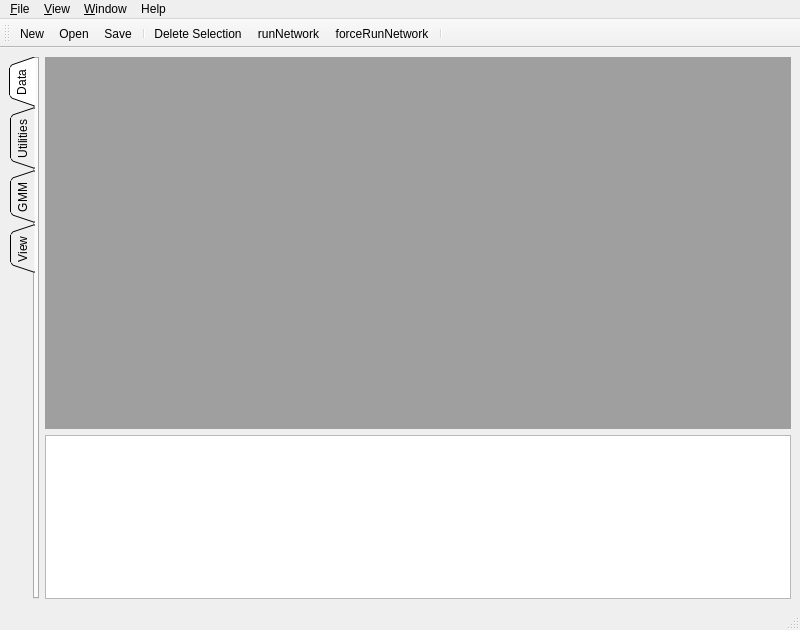
<ui version="4.0" >
 <class>MainWindow</class>
 <widget class="QMainWindow" name="MainWindow" >
  <property name="geometry" >
   <rect>
    <x>0</x>
    <y>0</y>
    <width>800</width>
    <height>630</height>
   </rect>
  </property>
  <property name="windowTitle" >
   <string>EVAN Toolbox</string>
  </property>
  <property name="windowIcon" >
   <iconset>
    <normaloff>:/Images/Evan.ico</normaloff>:/Images/Evan.ico</iconset>
  </property>
  <widget class="QWidget" name="centralwidget" >
   <layout class="QHBoxLayout" name="horizontalLayout" >
    <item>
     <widget class="QTabWidget" name="NodeBoxTabs" >
      <property name="sizePolicy" >
       <sizepolicy vsizetype="Expanding" hsizetype="Maximum" >
        <horstretch>0</horstretch>
        <verstretch>0</verstretch>
       </sizepolicy>
      </property>
      <property name="tabPosition" >
       <enum>QTabWidget::West</enum>
      </property>
      <property name="tabShape" >
       <enum>QTabWidget::Triangular</enum>
      </property>
      <property name="currentIndex" >
       <number>0</number>
      </property>
      <widget class="QWidget" name="dataTab" >
       <attribute name="title" >
        <string>Data</string>
       </attribute>
      </widget>
      <widget class="QWidget" name="utilTab" >
       <attribute name="title" >
        <string>Utilities</string>
       </attribute>
      </widget>
      <widget class="QWidget" name="gmmTab" >
       <attribute name="title" >
        <string>GMM</string>
       </attribute>
      </widget>
      <widget class="QWidget" name="viewTab" >
       <attribute name="title" >
        <string>View</string>
       </attribute>
      </widget>
     </widget>
    </item>
    <item>
     <layout class="QVBoxLayout" name="verticalLayout" >
      <item>
       <widget class="QMdiArea" name="mdiArea" >
        <property name="sizePolicy" >
         <sizepolicy vsizetype="Expanding" hsizetype="Expanding" >
          <horstretch>0</horstretch>
          <verstretch>0</verstretch>
         </sizepolicy>
        </property>
        <property name="viewMode" >
         <enum>QMdiArea::TabbedView</enum>
        </property>
        <property name="tabShape" >
         <enum>QTabWidget::Triangular</enum>
        </property>
       </widget>
      </item>
      <item>
       <widget class="QTextEdit" name="m_logTextEdit" >
        <property name="readOnly" >
         <bool>true</bool>
        </property>
        <property name="html" >
         <string>&lt;!DOCTYPE HTML PUBLIC "-//W3C//DTD HTML 4.0//EN" "http://www.w3.org/TR/REC-html40/strict.dtd">
&lt;html>&lt;head>&lt;meta name="qrichtext" content="1" />&lt;style type="text/css">
p, li { white-space: pre-wrap; }
&lt;/style>&lt;/head>&lt;body style=" font-family:'MS Shell Dlg 2'; font-size:8.25pt; font-weight:400; font-style:normal;">
&lt;p style="-qt-paragraph-type:empty; margin-top:0px; margin-bottom:0px; margin-left:0px; margin-right:0px; -qt-block-indent:0; text-indent:0px; font-size:8pt;">&lt;/p>&lt;/body>&lt;/html></string>
        </property>
       </widget>
      </item>
     </layout>
    </item>
   </layout>
  </widget>
  <widget class="QStatusBar" name="mainStatusBar" />
  <widget class="QToolBar" name="toolBar" >
   <property name="windowTitle" >
    <string>toolBar</string>
   </property>
   <attribute name="toolBarArea" >
    <enum>TopToolBarArea</enum>
   </attribute>
   <attribute name="toolBarBreak" >
    <bool>false</bool>
   </attribute>
   <addaction name="action_New" />
   <addaction name="action_Open" />
   <addaction name="action_Save" />
   <addaction name="separator" />
   <addaction name="actionDeleteSelection" />
   <addaction name="actionRunNetwork" />
   <addaction name="actionForceRunNetwork" />
   <addaction name="separator" />
  </widget>
  <widget class="QMenuBar" name="menubar" >
   <property name="geometry" >
    <rect>
     <x>0</x>
     <y>0</y>
     <width>800</width>
     <height>22</height>
    </rect>
   </property>
   <widget class="QMenu" name="menu_File" >
    <property name="title" >
     <string>&amp;File</string>
    </property>
    <widget class="QMenu" name="recentMenu" >
     <property name="title" >
      <string>Open Recent </string>
     </property>
     <addaction name="emptyAction" />
    </widget>
    <widget class="QMenu" name="menuSave_As" >
     <property name="title" >
      <string>Save &amp;As...</string>
     </property>
     <addaction name="actionWith_Nodes_States" />
     <addaction name="actionWithout_Nodes_States" />
    </widget>
    <addaction name="action_New" />
    <addaction name="action_Open" />
    <addaction name="action_Save" />
    <addaction name="menuSave_As" />
    <addaction name="separator" />
    <addaction name="recentMenu" />
    <addaction name="separator" />
    <addaction name="separator" />
    <addaction name="actionE_xit" />
   </widget>
   <widget class="QMenu" name="menu_View" >
    <property name="title" >
     <string>&amp;View</string>
    </property>
    <addaction name="actionLog" />
   </widget>
   <widget class="QMenu" name="menu_Window" >
    <property name="title" >
     <string>&amp;Window</string>
    </property>
    <addaction name="actionCl_ose" />
    <addaction name="actionClose_All" />
    <addaction name="separator" />
    <addaction name="action_Tile" />
    <addaction name="action_Cascade" />
    <addaction name="separator" />
    <addaction name="action_Next" />
    <addaction name="action_Previous" />
   </widget>
   <widget class="QMenu" name="menuAbout" >
    <property name="title" >
     <string>Help</string>
    </property>
    <addaction name="actionLicense" />
    <addaction name="actionRegister" />
    <addaction name="actionAbout" />
   </widget>
   <addaction name="menu_File" />
   <addaction name="menu_View" />
   <addaction name="menu_Window" />
   <addaction name="menuAbout" />
  </widget>
  <action name="actionDeleteSelection" >
   <property name="icon" >
    <iconset resource="../../Resources.qrc" >
     <normaloff>:/Images/delete.png</normaloff>:/Images/delete.png</iconset>
   </property>
   <property name="text" >
    <string>DeleteSelection</string>
   </property>
   <property name="iconText" >
    <string>Delete Selection</string>
   </property>
   <property name="toolTip" >
    <string>Delete Selection</string>
   </property>
   <property name="shortcut" >
    <string>Del</string>
   </property>
   <property name="shortcutContext" >
    <enum>Qt::ApplicationShortcut</enum>
   </property>
  </action>
  <action name="actionRunNetwork" >
   <property name="checkable" >
    <bool>true</bool>
   </property>
   <property name="icon" >
    <iconset resource="../../Resources.qrc" >
     <normaloff>:/Images/play.png</normaloff>
     <normalon>:/Images/pause.png</normalon>:/Images/play.png</iconset>
   </property>
   <property name="text" >
    <string>runNetwork</string>
   </property>
   <property name="toolTip" >
    <string>Start the VPN Network</string>
   </property>
   <property name="shortcut" >
    <string>Ctrl+R</string>
   </property>
  </action>
  <action name="action_New" >
   <property name="icon" >
    <iconset resource="../../Resources.qrc" >
     <normaloff>:/Images/I_New.png</normaloff>:/Images/I_New.png</iconset>
   </property>
   <property name="text" >
    <string>&amp;New</string>
   </property>
   <property name="toolTip" >
    <string>Create New Project File</string>
   </property>
   <property name="shortcut" >
    <string>Ctrl+N</string>
   </property>
  </action>
  <action name="action_Open" >
   <property name="icon" >
    <iconset resource="../../Resources.qrc" >
     <normaloff>:/Images/I_Open.png</normaloff>:/Images/I_Open.png</iconset>
   </property>
   <property name="text" >
    <string>&amp;Open</string>
   </property>
   <property name="toolTip" >
    <string>Open an Existing Project File</string>
   </property>
   <property name="shortcut" >
    <string>Ctrl+O</string>
   </property>
  </action>
  <action name="action_Save" >
   <property name="icon" >
    <iconset resource="../../Resources.qrc" >
     <normaloff>:/Images/I_Save.png</normaloff>:/Images/I_Save.png</iconset>
   </property>
   <property name="text" >
    <string>&amp;Save</string>
   </property>
   <property name="toolTip" >
    <string>Save this Project File</string>
   </property>
   <property name="shortcut" >
    <string>Ctrl+S</string>
   </property>
  </action>
  <action name="actionE_xit" >
   <property name="text" >
    <string>E&amp;xit</string>
   </property>
   <property name="toolTip" >
    <string>Exit the Application</string>
   </property>
   <property name="shortcut" >
    <string>Ctrl+X</string>
   </property>
  </action>
  <action name="actionCl_ose" >
   <property name="text" >
    <string>Cl&amp;ose</string>
   </property>
   <property name="toolTip" >
    <string>Close Active Window</string>
   </property>
   <property name="shortcut" >
    <string>Ctrl+F4</string>
   </property>
  </action>
  <action name="actionClose_All" >
   <property name="text" >
    <string>Close &amp;All</string>
   </property>
   <property name="toolTip" >
    <string>Close All Windows</string>
   </property>
   <property name="shortcut" >
    <string>Ctrl+Shift+F4</string>
   </property>
  </action>
  <action name="action_Tile" >
   <property name="text" >
    <string>&amp;Tile</string>
   </property>
  </action>
  <action name="action_Cascade" >
   <property name="text" >
    <string>&amp;Cascade</string>
   </property>
  </action>
  <action name="action_Next" >
   <property name="text" >
    <string>&amp;Next</string>
   </property>
  </action>
  <action name="action_Previous" >
   <property name="text" >
    <string>&amp;Previous</string>
   </property>
  </action>
  <action name="actionLog" >
   <property name="checkable" >
    <bool>true</bool>
   </property>
   <property name="checked" >
    <bool>true</bool>
   </property>
   <property name="text" >
    <string>Log</string>
   </property>
   <property name="shortcut" >
    <string>Ctrl+Shift+L</string>
   </property>
  </action>
  <action name="emptyAction" >
   <property name="enabled" >
    <bool>false</bool>
   </property>
   <property name="text" >
    <string>Empty</string>
   </property>
  </action>
  <action name="actionLicense" >
   <property name="text" >
    <string>License</string>
   </property>
  </action>
  <action name="actionAbout" >
   <property name="text" >
    <string>About</string>
   </property>
  </action>
  <action name="actionRegister" >
   <property name="text" >
    <string>Register</string>
   </property>
  </action>
  <action name="actionWithout_Nodes_States" >
   <property name="text" >
    <string>Without Nodes States</string>
   </property>
  </action>
  <action name="actionNew_vpn" >
   <property name="text" >
    <string>New vpn</string>
   </property>
  </action>
  <action name="actionWith_Nodes_States" >
   <property name="text" >
    <string>With Nodes States</string>
   </property>
  </action>
  <action name="actionForceRunNetwork" >
   <property name="icon" >
    <iconset>
     <normaloff>:/Images/refresh.png</normaloff>:/Images/refresh.png</iconset>
   </property>
   <property name="text" >
    <string>forceRunNetwork</string>
   </property>
   <property name="toolTip" >
    <string>Reset All Nodes</string>
   </property>
  </action>
 </widget>
 <resources>
  <include location="../../Resources.qrc" />
 </resources>
 <connections>
  <connection>
   <sender>actionE_xit</sender>
   <signal>triggered()</signal>
   <receiver>MainWindow</receiver>
   <slot>close()</slot>
   <hints>
    <hint type="sourcelabel" >
     <x>-1</x>
     <y>-1</y>
    </hint>
    <hint type="destinationlabel" >
     <x>399</x>
     <y>314</y>
    </hint>
   </hints>
  </connection>
  <connection>
   <sender>actionCl_ose</sender>
   <signal>triggered()</signal>
   <receiver>mdiArea</receiver>
   <slot>closeActiveSubWindow()</slot>
   <hints>
    <hint type="sourcelabel" >
     <x>-1</x>
     <y>-1</y>
    </hint>
    <hint type="destinationlabel" >
     <x>265</x>
     <y>232</y>
    </hint>
   </hints>
  </connection>
  <connection>
   <sender>actionClose_All</sender>
   <signal>triggered()</signal>
   <receiver>mdiArea</receiver>
   <slot>closeAllSubWindows()</slot>
   <hints>
    <hint type="sourcelabel" >
     <x>-1</x>
     <y>-1</y>
    </hint>
    <hint type="destinationlabel" >
     <x>265</x>
     <y>232</y>
    </hint>
   </hints>
  </connection>
  <connection>
   <sender>action_Tile</sender>
   <signal>triggered()</signal>
   <receiver>mdiArea</receiver>
   <slot>tileSubWindows()</slot>
   <hints>
    <hint type="sourcelabel" >
     <x>-1</x>
     <y>-1</y>
    </hint>
    <hint type="destinationlabel" >
     <x>265</x>
     <y>232</y>
    </hint>
   </hints>
  </connection>
  <connection>
   <sender>action_Cascade</sender>
   <signal>triggered()</signal>
   <receiver>mdiArea</receiver>
   <slot>cascadeSubWindows()</slot>
   <hints>
    <hint type="sourcelabel" >
     <x>-1</x>
     <y>-1</y>
    </hint>
    <hint type="destinationlabel" >
     <x>265</x>
     <y>232</y>
    </hint>
   </hints>
  </connection>
  <connection>
   <sender>action_Next</sender>
   <signal>triggered()</signal>
   <receiver>mdiArea</receiver>
   <slot>activateNextSubWindow()</slot>
   <hints>
    <hint type="sourcelabel" >
     <x>-1</x>
     <y>-1</y>
    </hint>
    <hint type="destinationlabel" >
     <x>265</x>
     <y>232</y>
    </hint>
   </hints>
  </connection>
  <connection>
   <sender>action_Previous</sender>
   <signal>triggered()</signal>
   <receiver>mdiArea</receiver>
   <slot>activatePreviousSubWindow()</slot>
   <hints>
    <hint type="sourcelabel" >
     <x>-1</x>
     <y>-1</y>
    </hint>
    <hint type="destinationlabel" >
     <x>265</x>
     <y>232</y>
    </hint>
   </hints>
  </connection>
  <connection>
   <sender>actionLog</sender>
   <signal>toggled(bool)</signal>
   <receiver>m_logTextEdit</receiver>
   <slot>setVisible(bool)</slot>
   <hints>
    <hint type="sourcelabel" >
     <x>-1</x>
     <y>-1</y>
    </hint>
    <hint type="destinationlabel" >
     <x>421</x>
     <y>504</y>
    </hint>
   </hints>
  </connection>
 </connections>
</ui>
